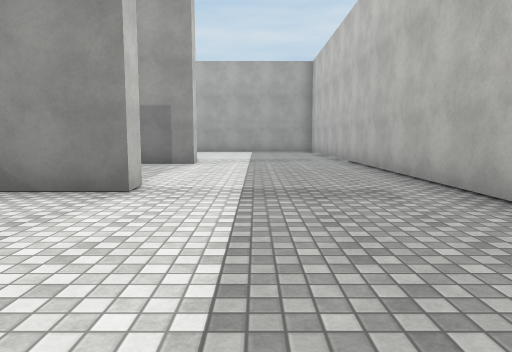
[1] (above)

20 first-person views from a walk through a 3-D level made in the Unity game engine. The camera is 1.3 m above the floor, tilts 6° down and sees 70° across. The floor is counted in squares, 2 m on a side. Each view is taken from the middle of a square. On the plan, view 1 faces up. The plan holds only what a view shows up to about 11 squares ahead; the rest is blank. The player is left out. Surface patterns are stand-ins for the level's own textures.

[2]
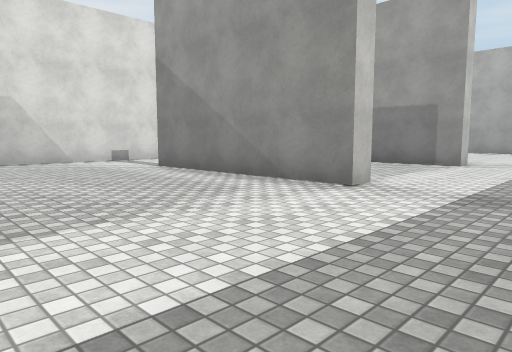

[3]
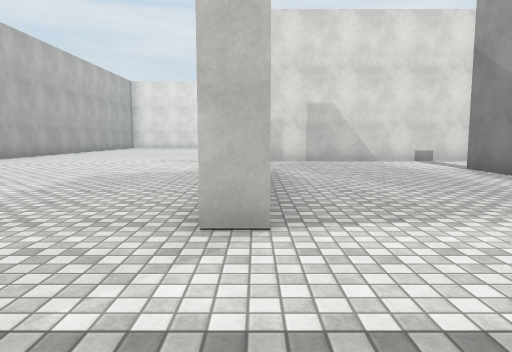

[4]
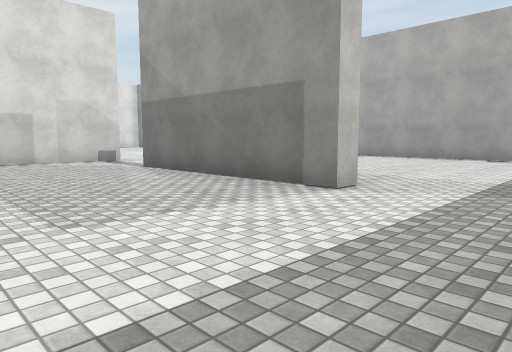

[5]
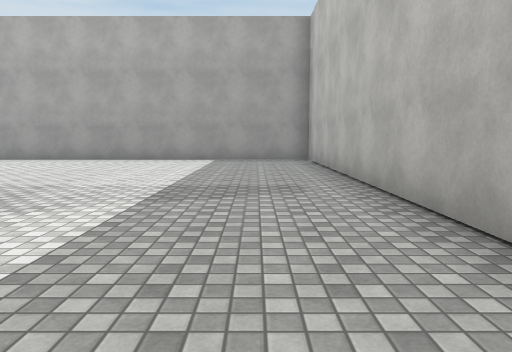

[6]
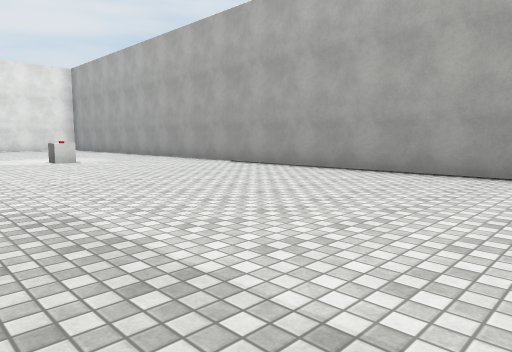

[7]
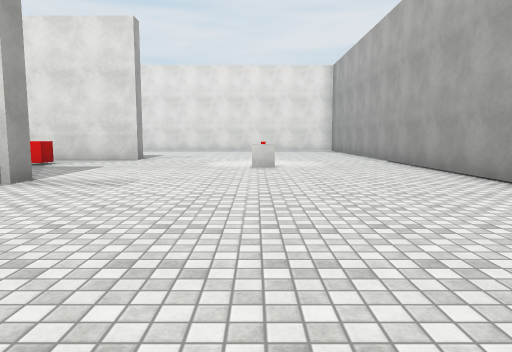

[8]
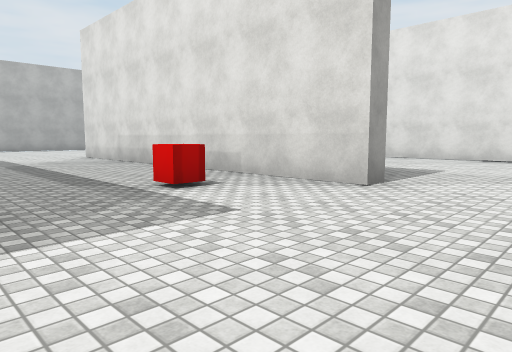

[9]
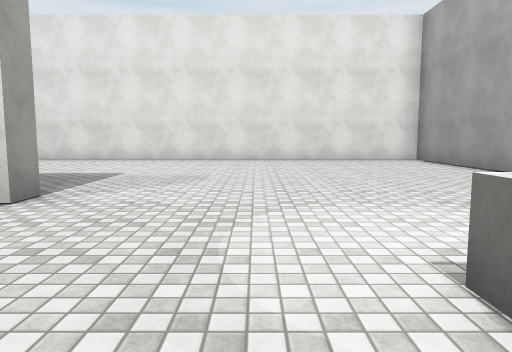

[10]
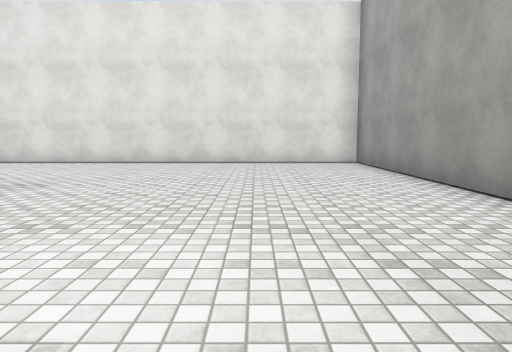

[11]
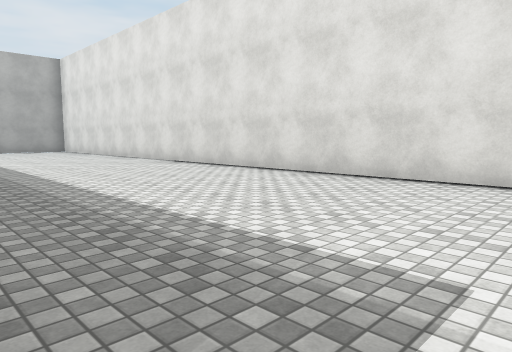

[12]
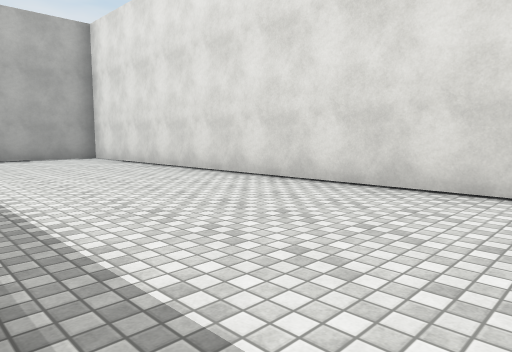

[13]
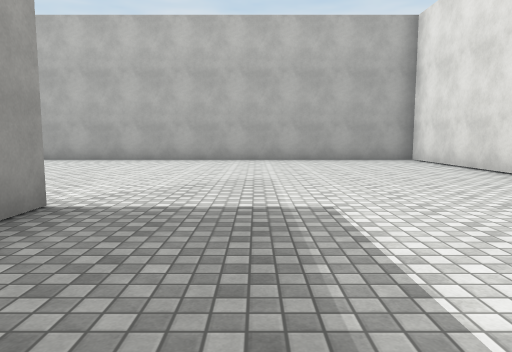

[14]
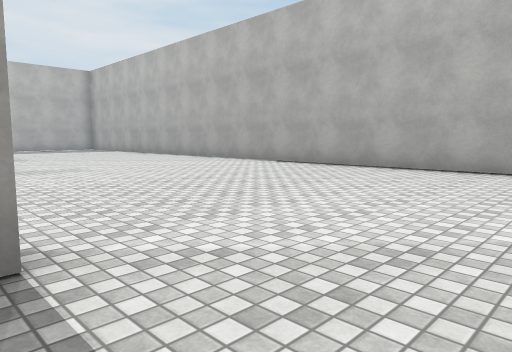

[15]
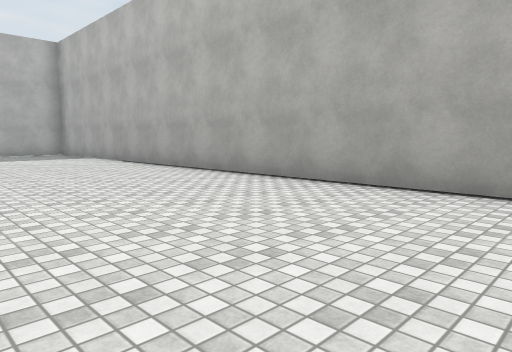

[16]
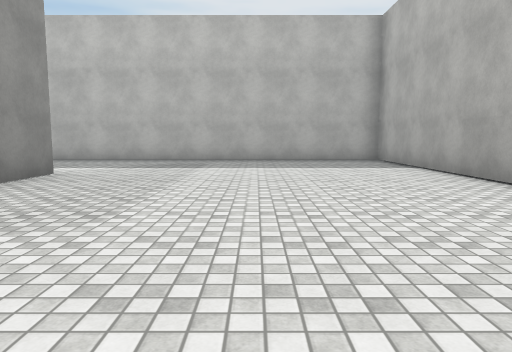

[17]
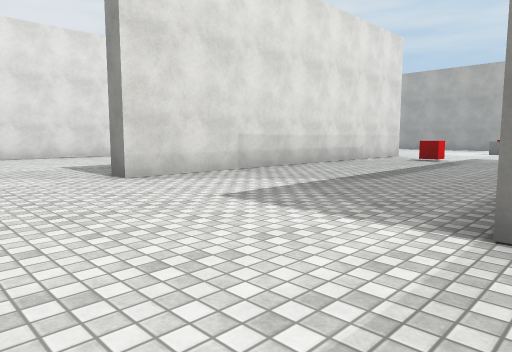

[18]
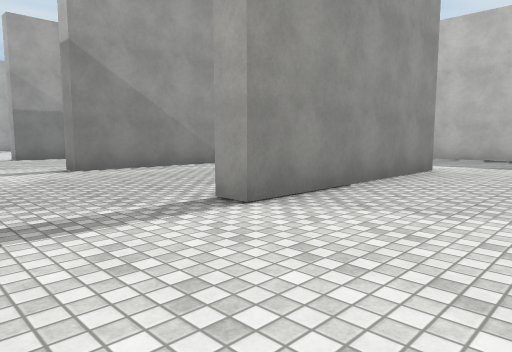

[19]
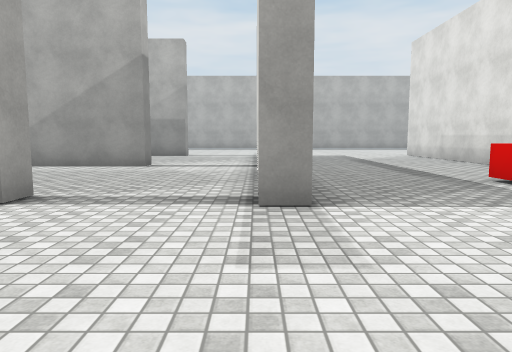

[20]
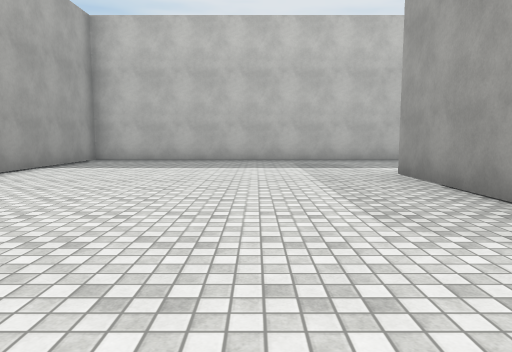

### Floor plan
Points are (right, up) in squares from view 1. A wall is a line through its corners. A room is listed if a view was taken in it or the views show most of it. See-through windows are left out.
Room 1 (views 1, 2, 3, 4, 5, 6, 7, 8, 9, 10, 11, 12, 13, 14, 15, 16, 17, 18, 19, 20)
walls: (-9.6, 9.6) (-9, 9.6) (-9, 0.4); (-15.1, 9.6) (-14.5, 9.6) (-14.5, -0.4) (-15, -0.4) (-15, 0.2); (-4.5, 9.6) (-1.5, 9.6) (-1.5, 9) (-6.5, 9) (-6.5, 9.5); (-1.5, 4.9) (-1.5, 4.4) (-6.5, 4.4) (-6.5, 4.9) (-3.9, 4.9); (-1.5, 0.1) (-1.5, -0.4) (-6.5, -0.4) (-6.5, 0.1); (2.5, 3.5) (2.5, 16.6) (-21.5, 16.6) (-21.5, -7.5) (2.5, -7.5) (2.5, 1.9)
objects: red cube (-13, 8); other object (-12, 13)

Positions as (right, up) in squares from view 1, and headings:
1: (0, 0), facing up
2: (1, 0), facing up-left
3: (1, 0), facing left
4: (1, 5), facing up-left
5: (1, 6), facing up
6: (-2, 10), facing up-left
7: (-4, 13), facing left
8: (-10, 12), facing down-left
9: (-11, 12), facing left
10: (-12, 14), facing left
11: (-16, 10), facing down-left
12: (-17, 4), facing down-left
13: (-17, 3), facing down
14: (-17, 0), facing down-right
15: (-12, -3), facing down-right
16: (-8, -4), facing right
17: (-9, -3), facing up-left
18: (-9, -3), facing up-right
19: (-9, 13), facing down
20: (-8, 12), facing right
